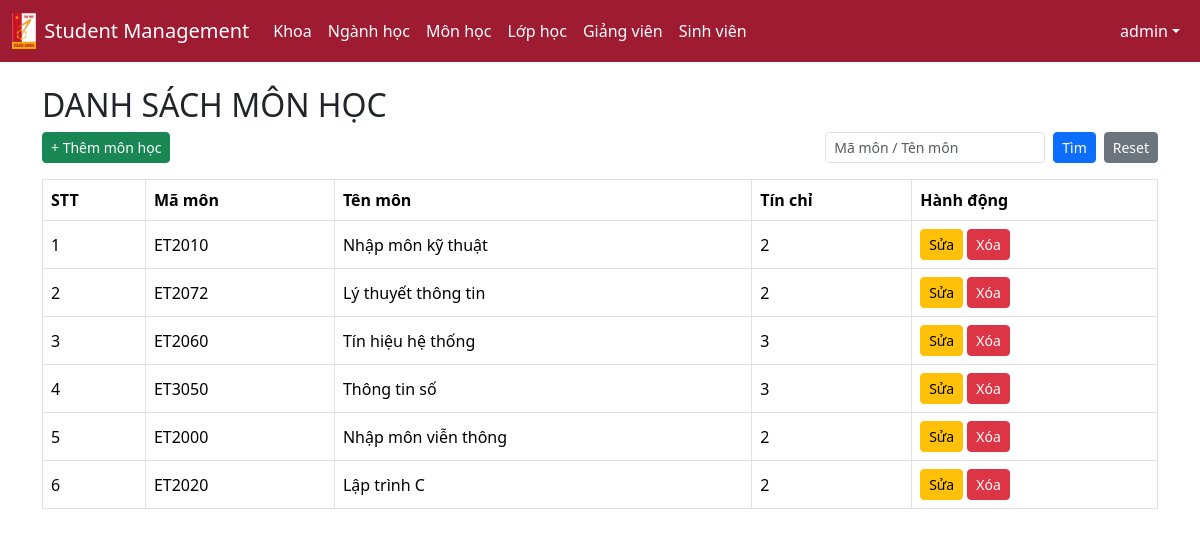
/student_management/subjects/index.php (signed in), run on the app's committed database.
### tables this page shows
CREATE TABLE `subjects` (
  `id` int(11) NOT NULL,
  `code` varchar(20) NOT NULL,
  `name` varchar(255) NOT NULL,
  `credits` int(11) NOT NULL
);

### student_management/subjects/index.php (the view, shortened to what this page needs)
<?php
require "../config/db.php";
$keyword = $_GET['keyword'] ?? '';
$sql = "SELECT * FROM subjects WHERE 1";
$params = [];
$sql .= " ORDER BY id DESC";
$stmt = $conn->prepare($sql);
$stmt->execute($params);
$subjects = $stmt->fetchAll(PDO::FETCH_ASSOC);
?>
<!DOCTYPE html>
<html lang="vi">
<head>
<link href="https://cdn.jsdelivr.net/npm/bootstrap@5.3.2/dist/css/bootstrap.min.css" rel="stylesheet">
</head>
<body>
<?php include "../includes/navbar.php"; ?>
<div class="container mt-4">
<h2>DANH SÁCH MÔN HỌC</h2>
<div class="d-flex justify-content-between align-items-center mb-3">
<?php if (isset($_SESSION['role']) && in_array($_SESSION['role'], ['admin', 'staff'])): ?>
<button class="btn btn-success btn-sm"
        data-bs-toggle="modal"
        data-bs-target="#addSubjectModal">
    + Thêm môn học
</button>
<?php endif; ?>
<form class="d-flex gap-2" method="get">
<input class="form-control form-control-sm"
       name="keyword"
       placeholder="Mã môn / Tên môn"
       value="<?= htmlspecialchars($keyword) ?>">
<button class="btn btn-primary btn-sm">Tìm</button>
<a href="index.php" class="btn btn-secondary btn-sm">Reset</a>
</form>
</div>
<table class="table table-bordered table-hover align-middle">
<thead>
<tr>
<th>STT</th>
<th>Mã môn</th>
<th>Tên môn</th>
<th>Tín chỉ</th>
<th>Hành động</th>
</tr>
</thead>
<tbody>
<?php if (!$subjects): ?>
<tr>
<td colspan="5" class="text-center text-muted">Chưa có môn học</td>
</tr>
<?php else: $stt = 1; foreach ($subjects as $s): ?>
<tr>
<td><?= $stt++ ?></td>
<td><?= htmlspecialchars($s['code']) ?></td>
<td><?= htmlspecialchars($s['name']) ?></td>
<td><?= $s['credits'] ?></td>
<?php if (isset($_SESSION['role']) && in_array($_SESSION['role'], ['admin', 'staff'])): ?>
<td>
<button class="btn btn-warning btn-sm editBtn"
    data-id="<?= $s['id'] ?>"
    data-code="<?= htmlspecialchars($s['code']) ?>"
    data-name="<?= htmlspecialchars($s['name']) ?>"
    data-credits="<?= $s['credits'] ?>"
    data-bs-toggle="modal"
    data-bs-target="#editSubjectModal">
    Sửa
</button>
<a href="delete.php?id=<?= $s['id'] ?>"
   class="btn btn-danger btn-sm"
   onclick="return confirm('Xóa môn học?')">
   Xóa
</a>
</td>
<?php endif; ?>
</tr>
<?php endforeach; endif; ?>
</tbody>
</table>
</div>
</body>
</html>

### data on the page
subjects: code "ET2010", name "Nhập môn kỹ thuật", credits "2"
subjects: code "ET2072", name "Lý thuyết thông tin", credits "2"
subjects: code "ET2060", name "Tín hiệu hệ thống", credits "3"
subjects: code "ET3050", name "Thông tin số", credits "3"
subjects: code "ET2000", name "Nhập môn viễn thông", credits "2"
subjects: code "ET2020", name "Lập trình C", credits "2"

### other printed values
$_SESSION['full_name'] "admin"
